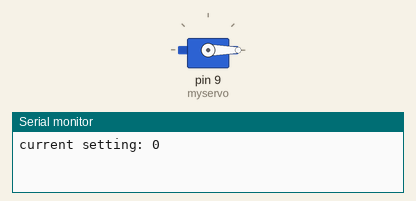
Bench run of a sketch on a simulated Arduino Uno, built with avr-gcc and run on an emulated ATmega328P. On the bench: servo, the last lines printed to the serial monitor.

Above: at 0.1 s.
At 19.1 s:
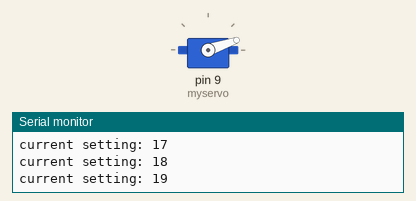
At 39.1 s:
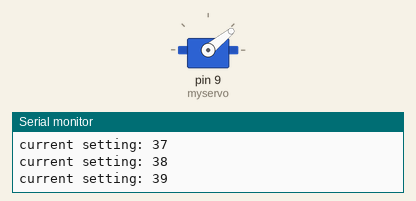
Timing chart, 0 to 40.0 s (numbered marks = the images above):
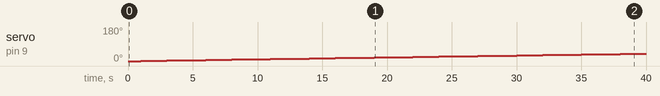

The sketch:

servocali.ino
```cpp
#include <Servo.h>

Servo myservo;

void setup()
{
  myservo.attach(9); // attach the servo to the pin 9
  Serial.begin(9600);
}

void loop()
{
  for (int i=0; i<=180; i++)
  {
    Serial.print("current setting: ");
    Serial. println(i);
    myservo.write(i);
    if (i>70 and i <110)
    {
      delay(3000); // if we are near the value, delay is longer, so it's easier to notice
    } else {
      delay(1000);
    }
  }
}
```

Measured:
- by itself, servo on pin 9 (myservo): moves from 0° to 39° over 38.0 s
